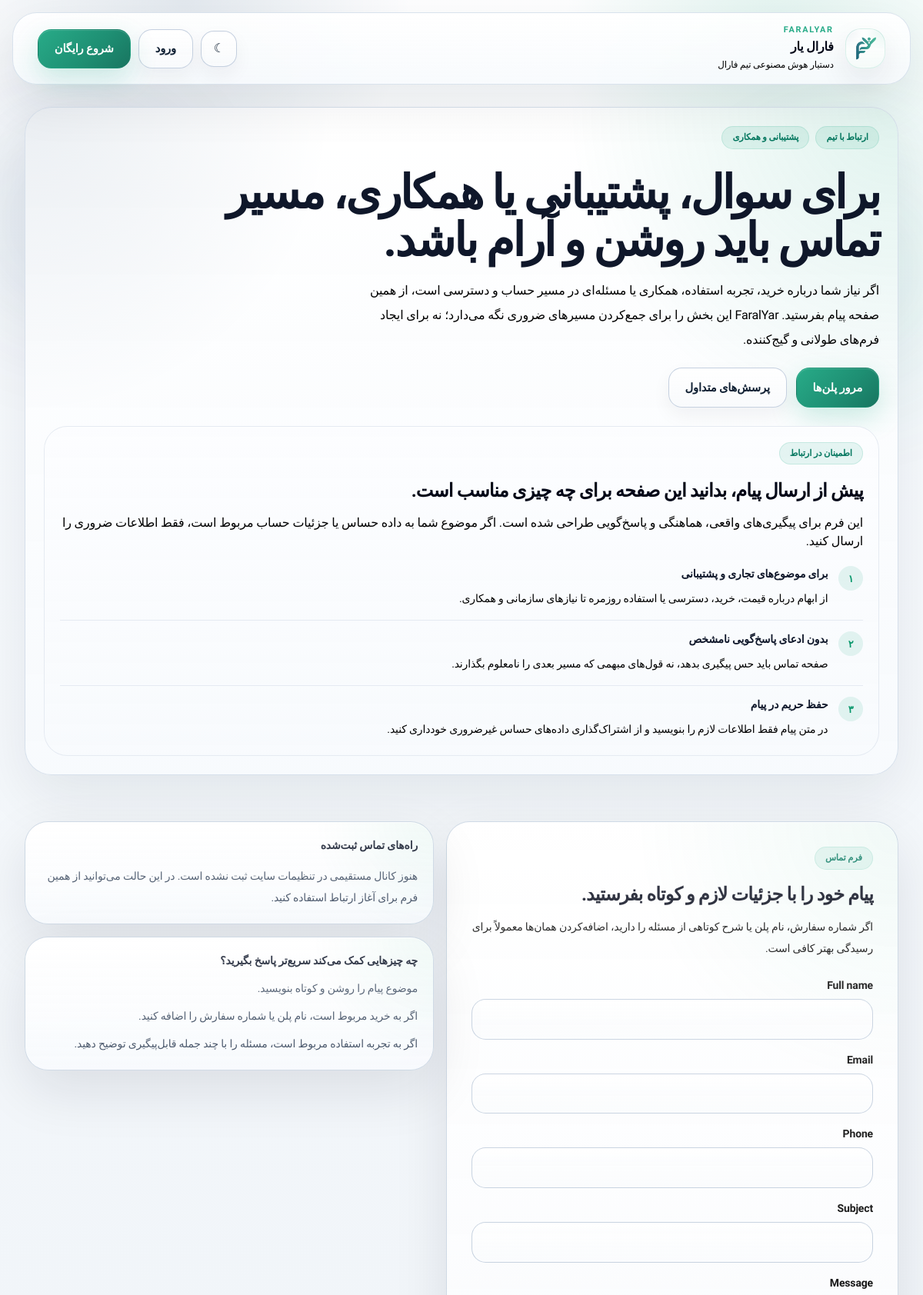
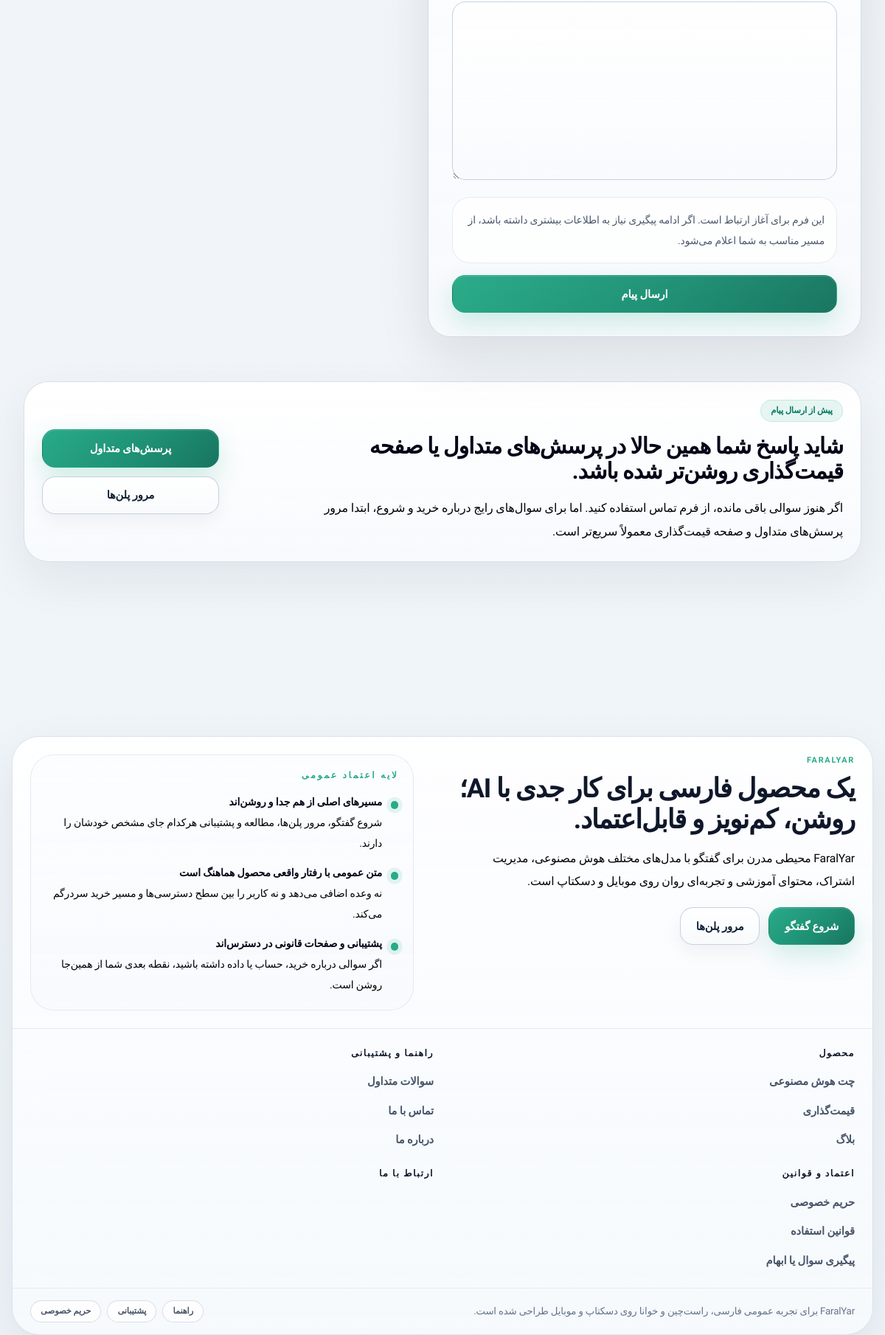
Page /contact/ (upper part) on the committed database (2 pictures, top to bottom).
### core/models.py (models this page shows, shortened)
class TimeStampedModel(models.Model):
    created_at = models.DateTimeField(auto_now_add=True)
    updated_at = models.DateTimeField(auto_now=True)
    class Meta:
        abstract = True

class SiteSetting(TimeStampedModel):
    site_name_fa = models.CharField(max_length=120, default="فارال یار")
    site_name_en = models.CharField(max_length=120, default="FaralYar")
    tagline = models.CharField(max_length=240, default="دستیار هوش مصنوعی تیم فارال")
    hero_title = models.CharField(max_length=240, default="دستیار هوش مصنوعی فارسی برای تیم‌ها و کاربران حرفه‌ای")
    hero_subtitle = models.TextField(
        default="FaralYar محیطی مدرن برای گفتگو با مدل‌های مختلف هوش مصنوعی، مدیریت اشتراک، محتوای آموزشی و تجربه‌ای روان روی موبایل و دسکتاپ است."
    )
    support_email = models.EmailField(blank=True)
    support_phone = models.CharField(max_length=32, blank=True)
    address = models.CharField(max_length=255, blank=True)
    telegram_url = models.URLField(blank=True)
    instagram_url = models.URLField(blank=True)
    linkedin_url = models.URLField(blank=True)
    x_url = models.URLField(blank=True)
    light_logo = models.CharField(max_length=255, default="branding/faralyar-main.png")
    dark_logo = models.CharField(max_length=255, default="branding/farayarl-white.png")
    mono_dark_logo = models.CharField(max_length=255, default="branding/faralyar-black.png")
    mono_light_logo = models.CharField(max_length=255, default="branding/farayarl-white.png")
    green_logo = models.CharField(max_length=255, default="branding/faralyar-green.png")
    blue_logo = models.CharField(max_length=255, default="branding/faralyar-blue.png")
    primary_color = models.CharField(max_length=7, default="#28ab88")
    secondary_color = models.CharField(max_length=7, default="#013366")
    otp_provider_name = models.CharField(max_length=80, blank=True)
    otp_provider_api_key = models.CharField(max_length=255, blank=True)
    otp_provider_sender = models.CharField(max_length=120, blank=True)
    zarinpal_merchant_id = models.CharField(max_length=255, blank=True)
    zarinpal_sandbox = models.BooleanField(default=True)
    payment_guide_text = models.TextField(blank=True)
    payment_guide_url = models.URLField(blank=True)
    free_guest_message_limit = models.PositiveSmallIntegerField(default=5)
    class Meta:
        verbose_name = "تنظیمات سایت"
        verbose_name_plural = "تنظیمات سایت"
    @classmethod
    def get_solo(cls):
        setting, _ = cls.objects.get_or_create(pk=1)
        return setting

class TextSnippet(TimeStampedModel):
    group = models.CharField(max_length=80, default="general")
    key = models.SlugField(max_length=160, unique=True)
    title = models.CharField(max_length=160)
    text = models.TextField()
    help_text = models.CharField(max_length=255, blank=True)
    is_active = models.BooleanField(default=True)
    class Meta:
        ordering = ["group", "title"]
        verbose_name = "متن سایت"
        verbose_name_plural = "متن‌های سایت"

### core/views.py (the view)
# urls.py: path("contact/", views.contact, name="contact"),
def contact(request):
    if request.method == "POST":
        form = ContactForm(request.POST)
        if form.is_valid():
            form.save()
            messages.success(request, "پیام شما ثبت شد. به زودی با شما تماس می‌گیریم.")
            return redirect("core:contact")
    else:
        form = ContactForm()
    return render(request, "core/contact.html", {"form": form})

### core/forms.py
class ContactForm(forms.ModelForm):
    class Meta:
        model = ContactMessage
        fields = ["full_name", "email", "phone", "subject", "message"]

### core/templatetags/site_text.py (called while the page is built)
@register.simple_tag
def site_text(key, default_text="", title="", group="general", help_text=""):
    snippet, _ = TextSnippet.objects.get_or_create(
        key=key,
        defaults={
            "group": group,
            "title": title or key,
            "text": default_text,
            "help_text": help_text,
        },
    )
    if not snippet.text and default_text:
        snippet.text = default_text
        snippet.save(update_fields=["text", "updated_at"])
    return snippet.text if snippet.is_active else default_text

### faralyar_project/context_processors.py (called while the page is built)
def site_context(request):
    return {
        "site_settings": SiteSetting.get_solo(),
        "theme_choice": request.session.get("theme", "system"),
    }

### templates/core/contact.html (shortened to what this page needs)
{% extends 'base.html' %}
{% block content %}
  {% url 'core:faq' as contact_faq_url %}
  {% url 'core:pricing' as contact_pricing_url %}
  {% include 'public/_public_page_hero.html' with hero_badge='ارتباط با تیم' hero_secondary_badge='پشتیبانی و همکاری' hero_title='برای سوال، پشتیبانی یا همکاری، مسیر تماس باید روشن و آرام باشد.' hero_body='اگر نیاز شما درباره خرید، تجربه استفاده، همکاری یا مسئله‌ای در مسیر حساب و دسترسی است، از همین صفحه پیام بفرستید. FaralYar این بخش را برای جمع‌کردن مسیرهای ضروری نگه می‌دارد؛ نه برای ایجاد فرم‌های طولانی و گیج‌کننده.' hero_primary_url=contact_pricing_url hero_primary_label='مرور پلن‌ها' hero_secondary_url=contact_faq_url hero_secondary_label='پرسش‌های متداول' hero_note_badge='اطمینان در ارتباط' hero_note_title='پیش از ارسال پیام، بدانید این صفحه برای چه چیزی مناسب است.' hero_note_body='این فرم برای پیگیری‌های واقعی، هماهنگی و پاسخ‌گویی طراحی شده است. اگر موضوع شما به داده حساس یا جزئیات حساب مربوط است، فقط اطلاعات ضروری را ارسال کنید.' hero_note_item_one_title='برای موضوع‌های تجاری و پشتیبانی' hero_note_item_one_body='از ابهام درباره قیمت، خرید، دسترسی یا استفاده روزمره تا نیازهای سازمانی و همکاری.' hero_note_item_two_title='بدون ادعای پاسخ‌گویی نامشخص' hero_note_item_two_body='صفحه تماس باید حس پیگیری بدهد، نه قول‌های مبهمی که مسیر بعدی را نامعلوم بگذارند.' hero_note_item_three_title='حفظ حریم در پیام' hero_note_item_three_body='در متن پیام فقط اطلاعات لازم را بنویسید و از اشتراک‌گذاری داده‌های حساس غیرضروری خودداری کنید.' %}
  <section class="section-shell pt-10">
    <div class="grid gap-4 lg:grid-cols-[1.05fr_0.95fr]">
      <div class="panel-soft p-6 sm:p-8">
        <div class="max-w-2xl">
          <span class="badge">فرم تماس</span>
          <h2 class="mt-4 text-2xl font-black text-slate-950 dark:text-white">پیام خود را با جزئیات لازم و کوتاه بفرستید.</h2>
          <p class="mt-3 text-sm leading-7 text-slate-600 dark:text-slate-300">اگر شماره سفارش، نام پلن یا شرح کوتاهی از مسئله را دارید، اضافه‌کردن همان‌ها معمولاً برای رسیدگی بهتر کافی است.</p>
        </div>
        <form method="post" class="mt-6 grid gap-4">
          {% for field in form %}
            <div>
              <label class="mb-2 block text-sm font-bold text-slate-900 dark:text-white">{{ field.label }}</label>
              {{ field }}
            </div>
          {% endfor %}
          <div class="rounded-[1.5rem] border border-slate-200/80 bg-white/80 p-4 text-sm leading-7 text-slate-600 dark:border-slate-700 dark:bg-slate-900/50 dark:text-slate-300">
            این فرم برای آغاز ارتباط است. اگر ادامه پیگیری نیاز به اطلاعات بیشتری داشته باشد، از مسیر مناسب به شما اعلام می‌شود.
          </div>
          <button class="btn-primary w-full sm:w-auto" type="submit">ارسال پیام</button>
        </form>
      </div>
      <aside class="space-y-4">
        <div class="panel-soft p-5">
          <div class="text-sm font-black text-slate-900 dark:text-white">راه‌های تماس ثبت‌شده</div>
          <div class="mt-4 space-y-3 text-sm leading-7 text-slate-600 dark:text-slate-300">
            {% if not site_settings.support_email and not site_settings.support_phone and not site_settings.address %}
              <p>هنوز کانال مستقیمی در تنظیمات سایت ثبت نشده است. در این حالت می‌توانید از همین فرم برای آغاز ارتباط استفاده کنید.</p>
            {% endif %}
          </div>
        </div>
        <div class="panel-soft p-5">
          <div class="text-sm font-black text-slate-900 dark:text-white">چه چیزهایی کمک می‌کند سریع‌تر پاسخ بگیرید؟</div>
          <ul class="mt-3 space-y-2 text-sm leading-7 text-slate-600 dark:text-slate-300">
            <li>موضوع پیام را روشن و کوتاه بنویسید.</li>
            <li>اگر به خرید مربوط است، نام پلن یا شماره سفارش را اضافه کنید.</li>
            <li>اگر به تجربه استفاده مربوط است، مسئله را با چند جمله قابل‌پیگیری توضیح دهید.</li>
          </ul>
        </div>
      </aside>
    </div>
  </section>
  {% include 'public/_cta_band.html' with cta_badge='پیش از ارسال پیام' cta_title='شاید پاسخ شما همین حالا در پرسش‌های متداول یا صفحه قیمت‌گذاری روشن‌تر شده باشد.' cta_body='اگر هنوز سوالی باقی مانده، از فرم تماس استفاده کنید. اما برای سوال‌های رایج درباره خرید و شروع، ابتدا مرور پرسش‌های متداول و صفحه قیمت‌گذاری معمولاً سریع‌تر است.' cta_primary_url=contact_faq_url cta_primary_label='پرسش‌های متداول' cta_secondary_url=contact_pricing_url cta_secondary_label='مرور پلن‌ها' %}
{% endblock %}

### templates/partials/header.html (shortened to what this page needs)
{% load static site_text %}
{% with ns=request.resolver_match.namespace|default:'' url_name=request.resolver_match.url_name|default:'' %}
<header class="sticky top-0 z-50 px-3 pt-3 md:px-4 md:pt-4" x-data="{ open: false }" @keydown.escape.window="open = false">
  <div class="site-chrome public-header-shell mx-auto max-w-[92rem]">
    <div class="section-shell max-w-none">
      <div class="public-header-bar">
        <a href="{% url 'core:home' %}" class="public-brand-link">
          <div class="surface-tint brand-mark public-brand-mark flex items-center justify-center overflow-hidden">
            <img src="{% static site_settings.light_logo %}" alt="{{ site_settings.site_name_fa }}" class="h-9 w-auto dark:hidden">
          </div>
          <div class="public-brand-copy min-w-0">
            <div class="public-brand-eyebrow">FaralYar</div>
            <div class="truncate text-sm font-black text-slate-950 dark:text-white sm:text-base">{{ site_settings.site_name_fa }}</div>
            <p class="public-brand-tagline hidden lg:block">{{ site_settings.tagline }}</p>
          </div>
        </a>
        <div class="public-header-actions hidden md:flex">
          <form action="{% url 'core:set_theme' %}" method="post">
            <button class="icon-btn" type="submit" aria-label="تغییر حالت نمایش">
              {% if theme_choice == 'dark' %}☀{% else %}☾{% endif %}
            </button>
          </form>
          {% if request.user.is_authenticated %}
            <a href="{% url 'ai_platform:chat' %}" class="btn-primary">{% site_text 'nav.dashboard' 'ورود به اپ' title='داشبورد در هدر' group='navigation' %}</a>
          {% else %}
            <a href="{% url 'accounts:login' %}" class="btn-secondary">{% site_text 'nav.login' 'ورود' title='ورود در هدر' group='navigation' %}</a>
            <a href="{% url 'accounts:signup' %}" class="btn-primary">{% site_text 'nav.start_free' 'شروع رایگان' title='شروع رایگان در هدر' group='navigation' %}</a>
          {% endif %}
        </div>
      </div>
    </div>
  </div>
</header>
{% endwith %}

### templates/partials/footer.html (shortened to what this page needs)
{% load site_text %}
<footer class="px-3 pb-28 pt-16 md:px-4 md:pb-14">
  <div class="site-footer public-footer-shell mx-auto max-w-[92rem] overflow-hidden">
    <div class="public-footer-top">
      <div class="public-footer-intro">
        <div class="public-footer-eyebrow">FaralYar</div>
        <h3 class="public-footer-title">یک محصول فارسی برای کار جدی با AI؛ روشن، کم‌نویز و قابل‌اعتماد.</h3>
        <p class="public-footer-copy">{{ site_settings.hero_subtitle|default:site_settings.tagline }}</p>
        <div class="public-footer-actions">
          <a href="{% url 'ai_platform:chat' %}" class="btn-primary">شروع گفتگو</a>
          <a href="{% url 'core:pricing' %}" class="btn-secondary">مرور پلن‌ها</a>
        </div>
      </div>
      <aside class="public-footer-trust">
        <div class="text-xs font-black uppercase tracking-[0.22em] text-brand-primary">لایه اعتماد عمومی</div>
        <div class="public-footer-trust-list">
          <div class="public-footer-trust-item">
            <span class="public-footer-trust-dot"></span>
            <div>
              <div class="text-sm font-black text-slate-950 dark:text-white">مسیرهای اصلی از هم جدا و روشن‌اند</div>
              <p class="mt-1 text-sm leading-7 text-slate-600 dark:text-slate-300">شروع گفتگو، مرور پلن‌ها، مطالعه و پشتیبانی هرکدام جای مشخص خودشان را دارند.</p>
            </div>
          </div>
          <div class="public-footer-trust-item">
            <span class="public-footer-trust-dot"></span>
            <div>
              <div class="text-sm font-black text-slate-950 dark:text-white">متن عمومی با رفتار واقعی محصول هماهنگ است</div>
              <p class="mt-1 text-sm leading-7 text-slate-600 dark:text-slate-300">نه وعده اضافی می‌دهد و نه کاربر را بین سطح دسترسی‌ها و مسیر خرید سردرگم می‌کند.</p>
            </div>
          </div>
          <div class="public-footer-trust-item">
            <span class="public-footer-trust-dot"></span>
            <div>
              <div class="text-sm font-black text-slate-950 dark:text-white">پشتیبانی و صفحات قانونی در دسترس‌اند</div>
              <p class="mt-1 text-sm leading-7 text-slate-600 dark:text-slate-300">اگر سوالی درباره خرید، حساب یا داده داشته باشید، نقطه بعدی شما از همین‌جا روشن است.</p>
            </div>
          </div>
        </div>
      </aside>
    </div>
    <div class="public-footer-grid">
      <div class="public-footer-column">
        <h4 class="footer-heading">محصول</h4>
        <div class="public-footer-list">
          <a href="{% url 'ai_platform:chat' %}" class="footer-link">{% site_text 'footer.chat' 'چت هوش مصنوعی' title='لینک چت فوتر' group='footer' %}</a>
          <a href="{% url 'core:pricing' %}" class="footer-link">{% site_text 'footer.pricing' 'قیمت‌گذاری' title='لینک قیمت‌گذاری فوتر' group='footer' %}</a>
          <a href="{% url 'blog:list' %}" class="footer-link">{% site_text 'footer.blog' 'بلاگ' title='لینک بلاگ فوتر' group='footer' %}</a>
        </div>
      </div>
      <div class="public-footer-column">
        <h4 class="footer-heading">راهنما و پشتیبانی</h4>
        <div class="public-footer-list">
          <a href="{% url 'core:faq' %}" class="footer-link">{% site_text 'footer.faq' 'سوالات متداول' title='لینک سوالات فوتر' group='footer' %}</a>
          <a href="{% url 'core:contact' %}" class="footer-link">تماس با ما</a>
          <a href="{% url 'core:about' %}" class="footer-link">درباره ما</a>
        </div>
      </div>
      <div class="public-footer-column">
        <h4 class="footer-heading">اعتماد و قوانین</h4>
        <div class="public-footer-list">
          <a href="{% url 'core:privacy' %}" class="footer-link">حریم خصوصی</a>
          <a href="{% url 'core:terms' %}" class="footer-link">قوانین استفاده</a>
          <a href="{% url 'core:contact' %}" class="footer-link">پیگیری سوال یا ابهام</a>
        </div>
      </div>
      <div class="public-footer-column">
        <h4 class="footer-heading">{% site_text 'footer.contact' 'ارتباط مستقیم' title='عنوان ارتباط با ما فوتر' group='footer' %}</h4>
      </div>
    </div>
    <div class="public-footer-bottom">
      <p>FaralYar برای تجربه عمومی فارسی، راست‌چین و خوانا روی دسکتاپ و موبایل طراحی شده است.</p>
      <div class="flex flex-wrap gap-2">
        <a href="{% url 'core:faq' %}" class="soft-chip">راهنما</a>
        <a href="{% url 'core:contact' %}" class="soft-chip">پشتیبانی</a>
        <a href="{% url 'core:privacy' %}" class="soft-chip">حریم خصوصی</a>
      </div>
    </div>
  </div>
</footer>

### rows in the picture
SiteSetting: light_logo (picture), site_name_fa "فارال یار", tagline "دستیار هوش مصنوعی تیم فارال", hero_subtitle "FaralYar محیطی مدرن برای گفتگو با مدل‌های مختلف هوش مصنوعی، مدیریت اشتراک، محتوای آموزشی و تجربه‌ای روان روی موبایل و دسکتاپ است."
TextSnippet: text+is_active "ورود"
TextSnippet: text+is_active "شروع رایگان"
TextSnippet: text+is_active "چت هوش مصنوعی"
TextSnippet: text+is_active "قیمت‌گذاری"
TextSnippet: text+is_active "بلاگ"
TextSnippet: text+is_active "سوالات متداول"
TextSnippet: text+is_active "ارتباط با ما"

### other values in the picture
{{ hero_badge }} "ارتباط با تیم"
{{ hero_secondary_badge }} "پشتیبانی و همکاری"
{{ hero_title }} "برای سوال، پشتیبانی یا همکاری، مسیر تماس باید روشن و آرام باشد."
{{ hero_primary_label }} "مرور پلن‌ها"
{{ hero_secondary_label }} "پرسش‌های متداول"
{{ hero_note_badge }} "اطمینان در ارتباط"
{{ hero_note_title }} "پیش از ارسال پیام، بدانید این صفحه برای چه چیزی مناسب است."
{{ hero_note_body }} "این فرم برای پیگیری‌های واقعی، هماهنگی و پاسخ‌گویی طراحی شده است. اگر موضوع شما به داده حساس یا جزئیات حساب مربوط است، فقط اطلاعات ضروری را ارسال کنید."
{{ hero_note_item_one_title }} "برای موضوع‌های تجاری و پشتیبانی"
{{ hero_note_item_one_body }} "از ابهام درباره قیمت، خرید، دسترسی یا استفاده روزمره تا نیازهای سازمانی و همکاری."
{{ hero_note_item_two_title }} "بدون ادعای پاسخ‌گویی نامشخص"
{{ hero_note_item_two_body }} "صفحه تماس باید حس پیگیری بدهد، نه قول‌های مبهمی که مسیر بعدی را نامعلوم بگذارند."
{{ hero_note_item_three_title }} "حفظ حریم در پیام"
{{ hero_note_item_three_body }} "در متن پیام فقط اطلاعات لازم را بنویسید و از اشتراک‌گذاری داده‌های حساس غیرضروری خودداری کنید."
{{ field.label }} "Full name" "Email" "Phone" "Subject" "Message"
